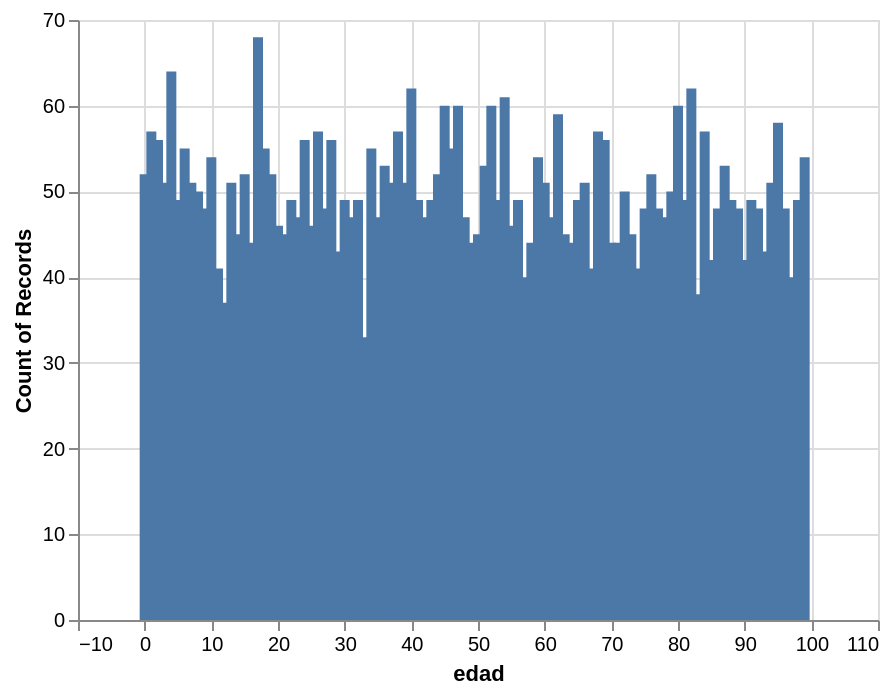

Notebook source saved alongside this figure:
### Markdown cell above
Yo trabajo mucho con datos del censo de Estados Unidos y siempre es un problema trabajar con las variables "race" y "ethinicity" ya que es un concepto complejo. Para concentrarnos en el `.apply()` estoy simplificando esto un poco y creando una sola columna llamada `raza_etnia` que vamos a re-agrupar. 

Pero primero, la edad. Veamos su distribución:

### Code cell
#collapse
import altair as alt

alt.Chart(ejemplo_2_datos).mark_bar().encode(
    x = "edad",
    y = "count()"
)

### Figure 1 — Vega-Lite specification as saved in the notebook (floating-point values rounded to 4 significant figures; data arrays with more than 128 entries replaced by an {"elided": "..."} marker saying what was removed)
{"config": {"view": {"continuousWidth": 400, "continuousHeight": 300}}, "data": {"name": "data-5c1ce6491badf794ce90388b266f4292"}, "mark": "bar", "encoding": {"x": {"type": "quantitative", "field": "edad"}, "y": {"type": "quantitative", "aggregate": "count"}}, "$schema": "https://vega.github.io/schema/vega-lite/v4.8.1.json", "datasets": {"data-5c1ce6491badf794ce90388b266f4292": {"elided": "5000 records"}}}
